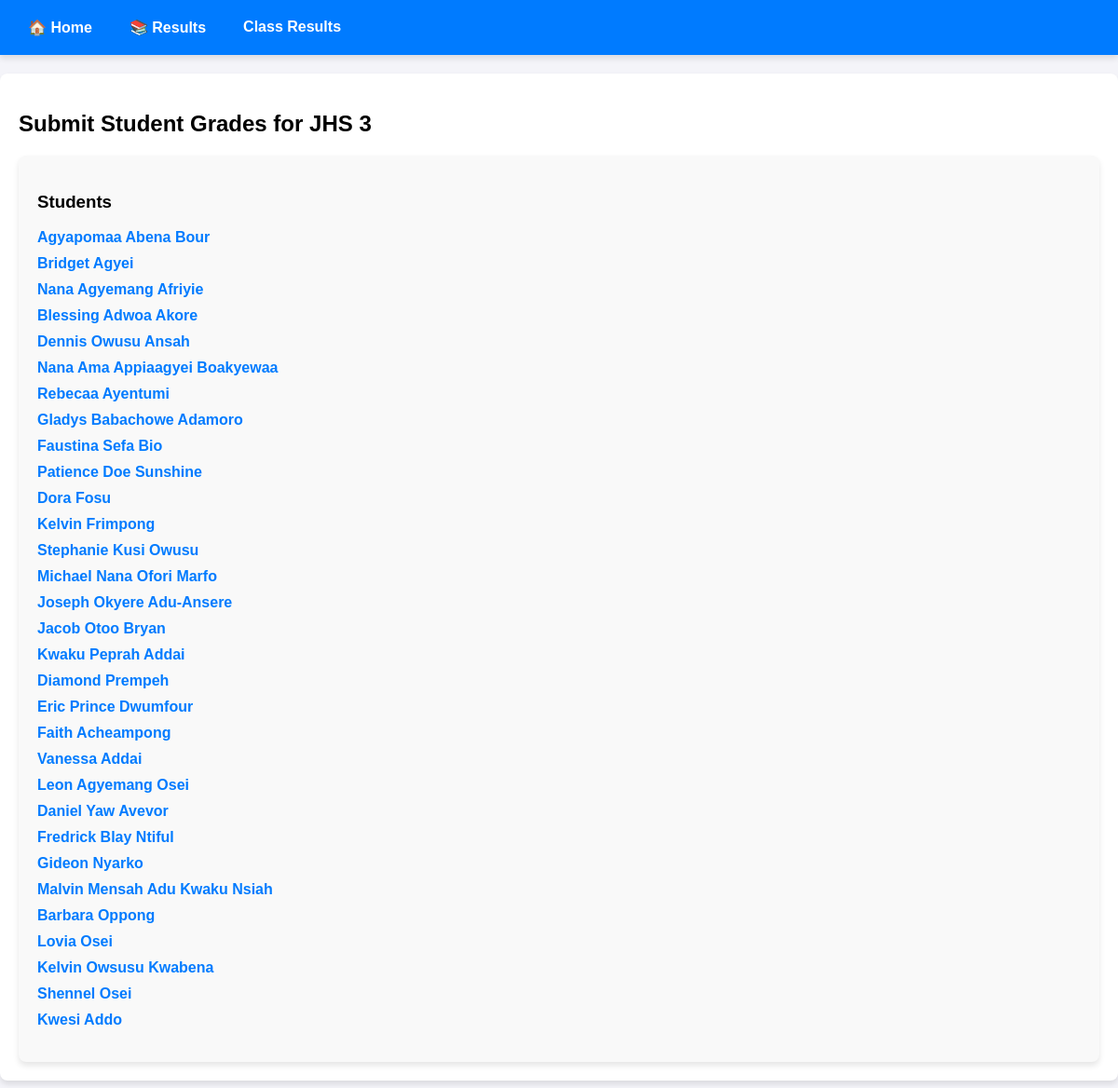
The page /results/jhs-3/add on the database as committed earlier.
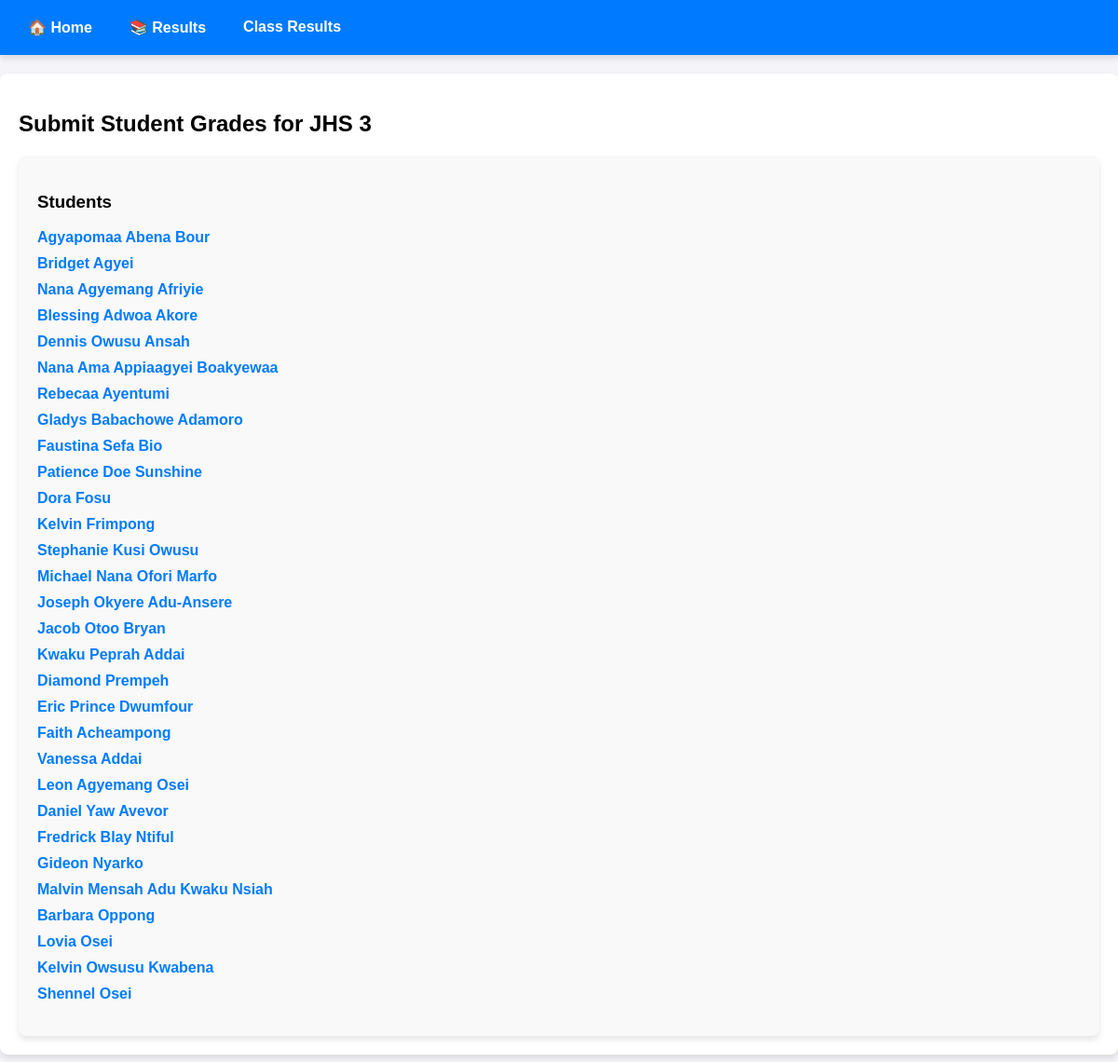
The same page on the database as committed later.
### grades/models.py (models this page shows, shortened)
class Student(models.Model):
    GENDER_CHOICES = [
        ('M', 'Male'),
        ('F', 'Female'),
    ]
    first_name = models.CharField(max_length=50)
    last_name = models.CharField(max_length=50)
    class_name = models.ForeignKey(ClassName, on_delete=models.CASCADE, null=True)
    gender = models.CharField(max_length=1, choices=GENDER_CHOICES)

### grades/views.py (the view, shortened to what this page needs)
# urls.py: path("results/<slug:slug>/add", views.add_result, name="add-results"),
def add_result(request, slug):
    class_name = get_object_or_404(ClassName, slug=slug)
    class_students = Student.objects.filter(class_name=class_name)
    if 'jhs' in slug:
        subjects = Subject.objects.filter(class_name__name__icontains='JHS')
    else:
         subjects = Subject.objects.filter(class_name__slug=slug)
    return render(request, "grades/add-results.html", {"students": class_students, "subjects": subjects, "class_name": class_name})

### grades/templates/grades/add-results.html (shortened to what this page needs)
{% extends "grades/base.html" %}
{% load static %}
{% block css_files %}
<link rel="stylesheet" href="{% static "grades/css/add-results.css" %}">
{% endblock css_files %}
{% block content %}
<nav class="nav-links">
  <a href="{% url 'index' %}" class="nav-link">🏠 Home</a>
  <a href="{% url 'results' %}" class="nav-link">📚 Results</a>
  <a href="{% url 'class-results' class_name.slug %}" class="nav-link">Class Results</a>
</nav>
<div class="container">
  <h2>Submit Student Grades for {{ class_name.name }}</h2>
  <div class="horizontal-layout">
    <div class="student-list">
      <h3>Students</h3>
      <ul>
        {% for student in students %}
          <li>
            <a href="#" class="student-link" data-student-id="{{ student.id }}">
              {{ student.first_name }} {{ student.last_name }}
            </a>
          </li>
        {% endfor %}
      </ul>
    </div>
  </div>
</div>
{% endblock content %}

Rows that differ between the two databases and show on the page:
removed Student: first_name "Kwesi", last_name "Addo"
